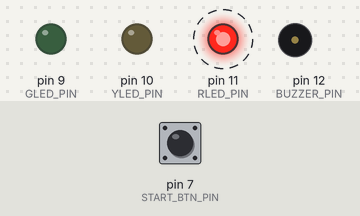
Bench run of a sketch on a simulated Arduino Uno, built with avr-gcc and run on an emulated ATmega328P. On the bench: output pins drawn as LEDs (lit = HIGH), buzzer (waves = sounding, pin HIGH). Dashed ring = blinking. Inputs (shaded band) come from the test bench; at power-on: pin 7 (START_BTN_PIN) HIGH.

Above: at 4.8 s.
4.9 s: pin 7 (START_BTN_PIN) pulled LOW for 2.35 s
At 6.3 s:
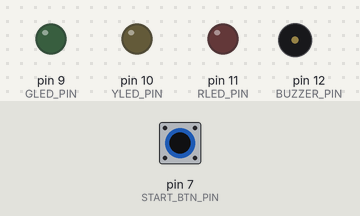
At 8.4 s:
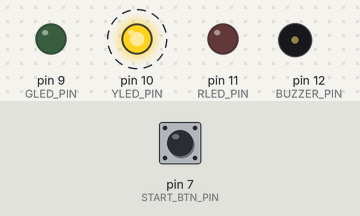
Timing chart, 0 to 59.0 s (numbered marks = the images above; inputs shaded):
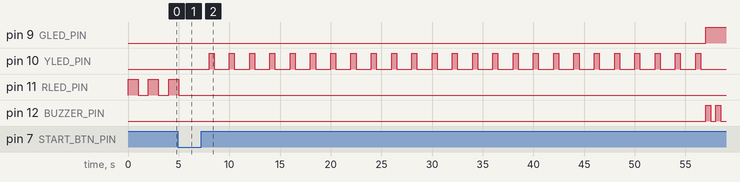

Measured:
- after the input at 4.9 s, pin 9 (GLED_PIN): LOW → HIGH after 52.1 s; pin 10 (YLED_PIN): alternates HIGH for 0.50 s and LOW for 1.5 s, starting after 3.1 s; pin 11 (RLED_PIN): goes on until 5.0 s, then stays LOW; pin 12 (BUZZER_PIN): alternates HIGH for 0.50 s and LOW for 0.50 s, starting after 52.1 s
- by itself, pin 11 (RLED_PIN): alternates HIGH for 1.0 s and LOW for 1.0 s

The sketch:

Active_Buzzer_Adapted.ino
```cpp
#define BUZZER_PIN 12
#define RLED_PIN 11
#define YLED_PIN 10
#define GLED_PIN 9
#define START_BTN_PIN 7

/*
Timer "class" represents the characteristics and behaviour of a timer
*/
struct Timer {
  // ATTRIBUTES
  int settime = 30; // seconds
  int processingDelay = 5;// minus 5 seconds for time to process (output, check status, etc.) while timer running

  // METHODS
};

/*
Turn LED on and then off.
*/
void blinkLED(int ledPin, int sec) {
  digitalWrite(ledPin, HIGH);
  delay(sec);
  digitalWrite(ledPin, LOW);
  delay(sec);
}

/*
Starts the timer, with status update and stops it when time is completed.
Returns true if completes without forced stop, false otherwise.
*/
bool start() {
  Timer current;

  current.settime = current.settime - current.processingDelay; // set actual time to run
  while(current.settime > 0) {
    delay(1000);
    current.settime--; // 1 second past

    if(digitalRead(START_BTN_PIN) == LOW) {
      delay(1000);

      return false; // premature stoppage, user decided to stop timer
    }

    blinkLED(YLED_PIN, 500);
  }

  return true; // successful completion
}

/*
Ring the buzzer for a few seconds. At a custom tone set by len and pauseSec.
*/
void ringBuzzer(int len, int pauseSec) {
  digitalWrite(GLED_PIN, HIGH); // show status

  for(int count = 0; count < 3; count++) {
    // One ring - 3 beeps
    for(int beep = 1; beep <= 3; beep++) {
      digitalWrite(BUZZER_PIN, HIGH);
      delay(len);
      digitalWrite(BUZZER_PIN, LOW);
      delay(len);
    }
    delay(pauseSec); // wait for next ring
  }

  digitalWrite(GLED_PIN, LOW); // clear status
}

/*
The main program of the timer. A stoppage loop that will start the timer when the start button is pressed.
*/
void stopLoop() {
  if(digitalRead(START_BTN_PIN) == LOW) {
    delay(1000); // give time to release button

    bool completed = start(); // start timer, start button pressed

    if(completed) {
      ringBuzzer(500, 1000); // ring; indicate timer successfully stopped, before re-entering stop loop
    }
  }

  // otherwise continue stoppage loop, red LED keeps blinking
  blinkLED(RLED_PIN, 1000);
}

void setup() {
  // Register output pins and input pins
  pinMode(RLED_PIN, OUTPUT);
  pinMode(YLED_PIN, OUTPUT);
  pinMode(GLED_PIN, OUTPUT);
  pinMode(BUZZER_PIN, OUTPUT);
  pinMode(START_BTN_PIN, INPUT_PULLUP);
}

void loop() {
  stopLoop();
}
```
